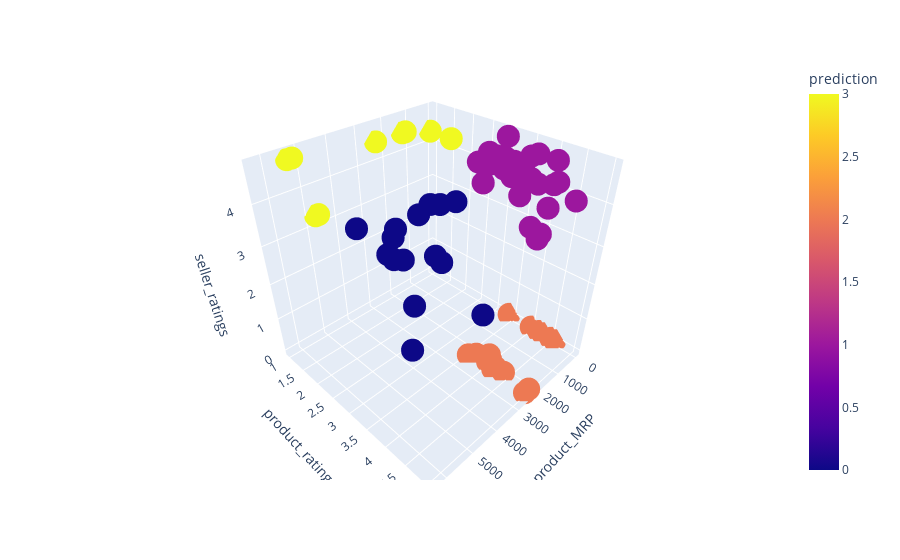

The notebook cell this image was saved under:
### Code cell
import plotly.express as px

fig = px.scatter_3d(plotting_df, x='product_MRP', y='product_ratings', z='seller_ratings',
              color='prediction')
fig.show()

### Figure 1 — Plotly figure (JSON) as saved in the notebook; plotly's stock layout.template omitted (floating-point values rounded to 4 significant figures)
{"data": [{"hovertemplate": "product_MRP=%{x}<br>product_ratings=%{y}<br>seller_ratings=%{z}<br>prediction=%{marker.color}<extra></extra>", "legendgroup": "", "marker": {"color": [1, 0, 0, 0, 1, 3, 3, 1, 1, 2, 1, 1, 1, 2, 3, 1, 2, 1, 1, 0, 1, 1, 1, 1, 1, 0, 0, 1, 2, 0, 3, 2, 1, 3, 0, 2, 1, 0, 1, 2, 1, 1, 1, 1, 3, 1, 2, 1, 0, 1, 1, 1, 0, 1, 0, 0, 3, 3, 2, 2, 0, 0, 2, 3, 2, 2, 1, 3, 2, 1, 0, 2, 1, 0, 1, 1, 2, 1, 2, 0, 0, 1, 3, 1, 1, 1, 3, 0, 3, 1, 0, 1, 0, 2, 3, 1, 3, 1, 3, 1, 0, 1, 3, 2, 1, 0, 3, 1, 1, 0, 0, 0, 0, 3, 1, 1], "coloraxis": "coloraxis", "symbol": "circle"}, "mode": "markers", "name": "", "scene": "scene", "showlegend": false, "type": "scatter3d", "x": [123, 5999, 4343, 4499, 150, 125, 1224, 139, 136, 2299, 150, 0, 1491, 2499, 5248, 199, 2309, 123, 1296, 4899, 848, 994, 1495, 124, 779, 5999, 4755, 115, 0, 5999, 4775, 0, 1490, 2423, 4899, 2159, 119, 4343, 150, 2428, 1495, 1374, 1485, 141, 5248, 1050, 2299, 187, 3940, 150, 1382, 849, 4699, 141, 4799, 6159, 125, 1254, 0, 0, 4600, 4600, 2499, 125, 0, 2199, 115, 1349, 0, 139, 4699, 2299, 0, 4999, 199, 149, 2309, 1450, 2299, 4999, 5999, 149, 125, 1249, 187, 1100, 4699, 3844, 5398, 1264, 6299, 124, 3998, 2025, 4799, 1695, 4799, 779, 4699, 1264, 3940, 119, 4775, 0, 136, 4755, 5398, 1382, 1249, 4799, 3998, 4499, 3844, 1224, 1374, 1296], "y": [3, 4.4, 3.9, 3.8, 4.1, 1, 1, 2.5, 3.2, 4, 4.1, 3.5, 4, 5, 1, 3.2, 4.2, 3, 3.2, 3.7, 4.3, 4.4, 4, 2.6, 4.4, 4.1, 5, 3, 4.5, 4.4, 1, 3.4, 4.3, 1, 3.7, 4, 3, 3.9, 3.4, 4.2, 4, 3.9, 5, 3.2, 1, 4.3, 3.7, 2.8, 3.7, 3.4, 3, 4, 3.1, 3.2, 3.4, 4.1, 1.6, 1, 4, 4.3, 3.1, 3.1, 3.6, 1, 4.6, 4, 3, 1, 4.2, 2.5, 3.1, 5, 3.5, 3.9, 3.2, 3.7, 4.1, 4.1, 4.4, 3.9, 4.1, 3.7, 1.6, 3.5, 2.8, 4, 1, 3.5, 1, 4, 3.6, 2.6, 4, 3.9, 1, 4.5, 1, 4.4, 1, 4, 3.7, 3, 1, 4.6, 3.2, 5, 1, 3, 3.5, 3.4, 4, 3.8, 3.5, 1, 3.9, 3.2], "z": [4.3, 2.65, 4.75, 4.75, 4.65, 4.3, 4.5, 3.5, 4.3, 0, 4.65, 4.5, 4.5, 0, 4.75, 3.95, 0, 4.3, 4.5, 2.65, 3.85, 4.45, 4.75, 4.3, 4.45, 4.75, 3.3, 4.8, 0, 2.65, 3.3, 0, 4.55, 4.5, 2.65, 0, 4.3, 4.75, 3.55, 0, 4.75, 4.5, 4.5, 4.3, 4.75, 3.3, 0, 4.3, 3.3, 3.55, 4.5, 3.25, 3.3, 4.3, 3.5, 4.5, 4.3, 4.5, 0, 0, 3.95, 3.95, 0, 4.3, 0, 0, 4.8, 4.5, 0, 3.5, 3.3, 0, 4.5, 4.75, 3.95, 4.65, 0, 4.5, 0, 4.75, 4.75, 4.65, 4.3, 4.5, 4.3, 4.45, 3.3, 3.3, 4.75, 4.5, 4.75, 4.3, 4.75, 0, 3.3, 3.5, 3.3, 4.45, 3.3, 4.5, 3.3, 4.3, 3.3, 0, 4.3, 3.3, 4.75, 4.5, 4.5, 3.5, 4.75, 4.75, 3.3, 4.5, 4.5, 4.5]}], "layout": {"coloraxis": {"colorbar": {"title": {"text": "prediction"}}, "colorscale": [[0, "#0d0887"], [0.1111, "#46039f"], [0.2222, "#7201a8"], [0.3333, "#9c179e"], [0.4444, "#bd3786"], [0.5556, "#d8576b"], [0.6667, "#ed7953"], [0.7778, "#fb9f3a"], [0.8889, "#fdca26"], [1, "#f0f921"]]}, "legend": {"tracegroupgap": 0}, "margin": {"t": 60}, "scene": {"domain": {"x": [0, 1], "y": [0, 1]}, "xaxis": {"title": {"text": "product_MRP"}}, "yaxis": {"title": {"text": "product_ratings"}}, "zaxis": {"title": {"text": "seller_ratings"}}}}}
